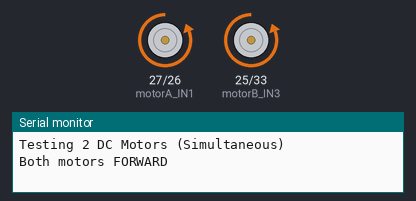
This sketch was run on a simulated ESP32. On the bench: motor-driver pin pairs drawn as motors (green arrow = first pin HIGH = forward, orange = second pin HIGH = backward, longer = more drive, scaled by the enable pin), the last lines printed to the serial monitor.

Above: at 1.5 s.
At 3.5 s:
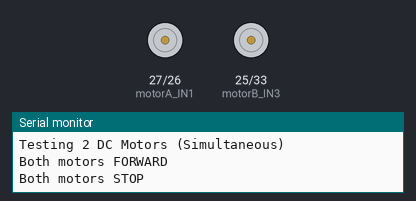
At 5.5 s:
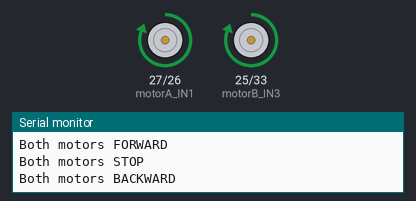
Timing chart, 0 to 10.4 s (numbered marks = the images above):
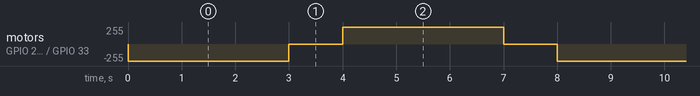

Measured:
- by itself, motor on GPIO 27 (motorA_IN1) / GPIO 26 (motorA_IN2), motor on GPIO 25 (motorB_IN3) / GPIO 33 (motorB_IN4): repeats every 8.0 s: stopped 1.0 s, forward 255/255 3.0 s, stopped 1.0 s, backward 255/255 3.0 s

The sketch:

Motor_Testing.ino
```cpp
// Motor A pins
int motorA_IN1 = 27;
int motorA_IN2 = 26;
int motorA_EN  = 14;

// Motor B pins
int motorB_IN3 = 25;
int motorB_IN4 = 33;
int motorB_EN  = 32;

void setup() {
  pinMode(motorA_IN1, OUTPUT);
  pinMode(motorA_IN2, OUTPUT);
  pinMode(motorA_EN, OUTPUT);

  pinMode(motorB_IN3, OUTPUT);
  pinMode(motorB_IN4, OUTPUT);
  pinMode(motorB_EN, OUTPUT);

  Serial.begin(115200);
  Serial.println("Testing 2 DC Motors (Simultaneous)");
}

void loop() {

  // Both motors forward
  Serial.println("Both motors FORWARD");
  digitalWrite(motorA_EN, HIGH);
  digitalWrite(motorB_EN, HIGH);

  digitalWrite(motorA_IN1, LOW);
  digitalWrite(motorA_IN2, HIGH);

  digitalWrite(motorB_IN3, LOW);
  digitalWrite(motorB_IN4, HIGH);

  delay(3000);

  // Stop both motors
  Serial.println("Both motors STOP");
  digitalWrite(motorA_EN, LOW);
  digitalWrite(motorB_EN, LOW);
  delay(1000);

  // Both motors backward
  Serial.println("Both motors BACKWARD");
  digitalWrite(motorA_EN, HIGH);
  digitalWrite(motorB_EN, HIGH);

  digitalWrite(motorA_IN1, HIGH);
  digitalWrite(motorA_IN2, LOW);

  digitalWrite(motorB_IN3, HIGH);
  digitalWrite(motorB_IN4, LOW);

  delay(3000);

  // Stop both motors
  Serial.println("Both motors STOP");
  digitalWrite(motorA_EN, LOW);
  digitalWrite(motorB_EN, LOW);
  delay(1000);
}
```
